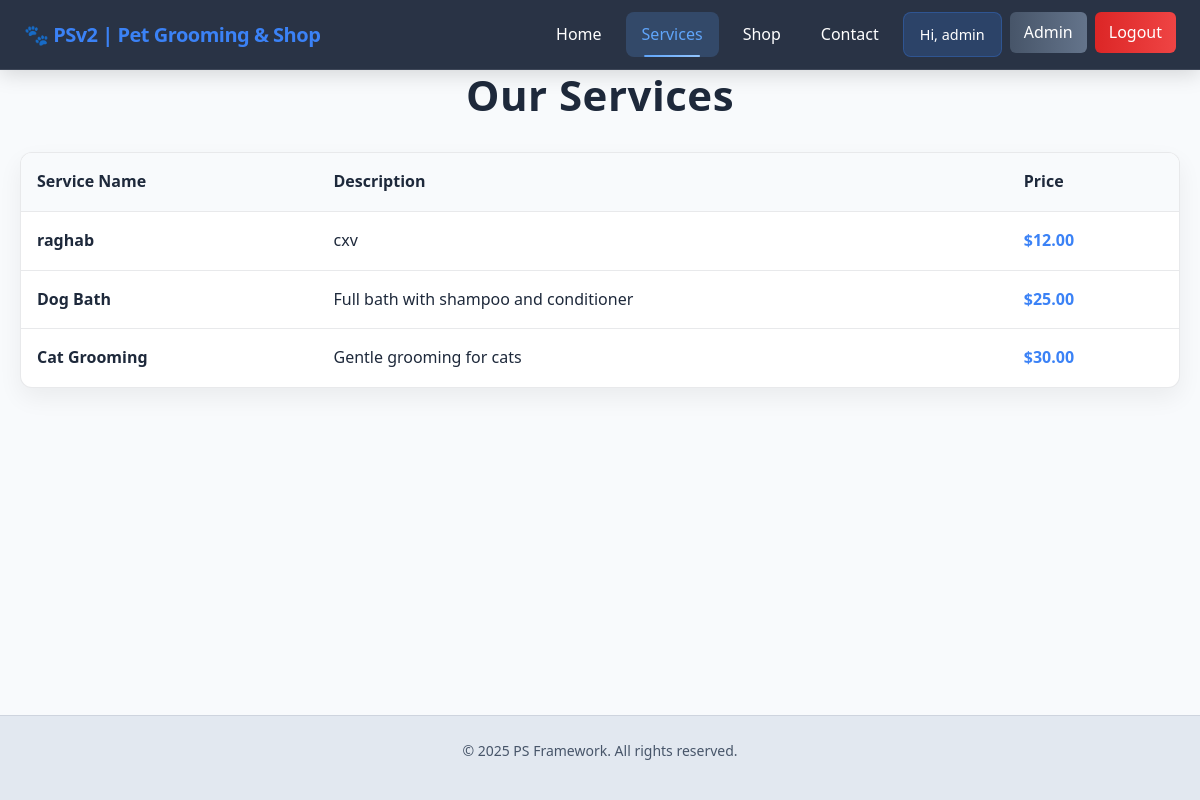
Page /services (signed in) on the committed database.
### app/models.py (models this page shows, shortened)
class User(UserMixin, db.Model):
    id = db.Column(db.Integer, primary_key=True)
    username = db.Column(db.String(80), unique=True, nullable=False)
    password = db.Column(db.String(200), nullable=False)
    role = db.Column(db.String(20), default='customer')

class Service(db.Model):
    id = db.Column(db.Integer, primary_key=True)
    name = db.Column(db.String(100), nullable=False)
    description = db.Column(db.Text)
    price = db.Column(db.Float)

### app/routes/services.py (the view)
@services_bp.route('/services')
def services_list():
    services = Service.query.all()
    return render_template('services.html', services=services)

### app/templates/services.html (shortened to what this page needs)
{% extends "base.html" %}
{% block content %}
<div class="page-header">
    <h1 class="page-title">Our Services</h1>
</div>
{% if services %}
    <div class="services-table">
        <table>
            <thead>
                <tr>
                    <th>Service Name</th>
                    <th>Description</th>
                    <th>Price</th>
                </tr>
            </thead>
            <tbody>
                {% for service in services %}
                <tr>
                    <td><strong>{{ service.name }}</strong></td>
                    <td>
                        {% if service.description %}
                            {{ service.description }}
                        {% else %}
                            <em style="color: var(--muted);">No description available</em>
                        {% endif %}
                    </td>
                    <td class="price">
                        {% if service.price %}
                            ${{ "%.2f"|format(service.price) }}
                        {% else %}
                            <em style="color: var(--muted);">Contact for pricing</em>
                        {% endif %}
                    </td>
                </tr>
                {% endfor %}
            </tbody>
        </table>
    </div>
{% else %}
    <div class="empty-state">
        <h2>No services available yet.</h2>
        <p>We're working on adding our service offerings. Please check back soon!</p>
    </div>
{% endif %}
{% endblock %}

### app/templates/base.html (shortened to what this page needs)
<!DOCTYPE html>
<html lang="en">
<head>
    <link rel="stylesheet" href="{{ url_for('static', filename='css/base.css') }}">
    <link rel="stylesheet" href="{{ url_for('static', filename='css/navbar.css') }}">
    <link rel="stylesheet" href="{{ url_for('static', filename='css/theme.css') }}">
</head>
<body>
    <nav class="navbar">
        <div class="nav-brand">
            <a href="/">🐾 PSv2 | Pet Grooming & Shop</a>
        </div>
        <ul class="nav-links" id="navLinks">
            <li><a href="/" class="{% if request.path == '/' %}active{% endif %}">Home</a></li>
            <li><a href="/services" class="{% if request.path == '/services' %}active{% endif %}">Services</a></li>
            <li><a href="{{ url_for('shop_bp.shop') }}" class="{% if request.path == url_for('shop_bp.shop') %}active{% endif %}">Shop</a></li>
            <li><a href="{{ url_for('contact_bp.contact') }}" class="{% if request.path == url_for('contact_bp.contact') %}active{% endif %}">Contact</a></li>
            {% if current_user.is_authenticated %}
                <li><span class="nav-greeting">Hi, {{ current_user.username }}</span></li>
                {% if current_user.role == 'admin' %}
                    <li><a href="{{ url_for('admin.dashboard') }}" class="admin-link">Admin</a></li>
                {% endif %}
                <li><a href="{{ url_for('auth_bp.logout') }}" class="logout-link">Logout</a></li>
            {% else %}
                <li><a href="{{ url_for('auth_bp.login') }}" class="{% if request.path == url_for('auth_bp.login') %}active{% endif %}">Login</a></li>
                <li><a href="{{ url_for('auth_bp.register') }}" class="{% if request.path == url_for('auth_bp.register') %}active{% endif %}">Register</a></li>
            {% endif %}
        </ul>
    </nav>
    <main class="main">
        <div class="container">
            <div class="page-content">
                {% block content %}{% endblock %}
            </div>
        </div>
    </main>
    <footer class="footer">
        <div class="footer-content">
            <p>&copy; 2025 PS Framework. All rights reserved.</p>
        </div>
    </footer>
</body>
</html>

### app/static/css/base.css (style rules this page uses)
* { margin: 0; padding: 0; box-sizing: border-box; }
:root { --bg-primary: #0f172a; --bg-secondary: #1e293b; --text-primary: #f1f5f9; --text-secondary: #cbd5e1; --accent: #93c5fd; --accent-hover: #60a5fa; --border: rgba(241, 245, 249, 0.1); --shadow: rgba(0, 0, 0, 0.25); --blur-bg: rgba(30, 41, 59, 0.9); --navbar-bg: rgba(30, 41, 59, 0.95); --brand-primary: #3b82f6; --brand-secondary: #1e40af; --brand-accent: #60a5fa; }
html { scroll-behavior: smooth; }
body { font-family: 'Segoe UI', Tahoma, Geneva, Verdana, sans-serif; background: var(--bg-primary); color: var(--text-primary); line-height: 1.6; min-height: 100vh; display: flex; flex-direction: column; }
h1, h2, h3, h4, h5, h6 { font-weight: 600; line-height: 1.2; margin-bottom: 0.5em; }
p { margin-bottom: 1em; }
a { color: var(--accent); text-decoration: none; transition: color 0.3s ease; }
.container { max-width: 1200px; margin: 0 auto; padding: 0 20px; }
.page-content { animation: fadeIn 0.6s ease-out; }
.footer { background: var(--bg-secondary); border-top: 1px solid var(--border); padding: 24px; text-align: center; margin-top: auto; }
.footer-content { max-width: 1200px; margin: 0 auto; color: var(--text-secondary); font-size: 14px; }
@media (prefers-color-scheme: light) { :root { --bg-primary: #f8fafc; --bg-secondary: #e2e8f0; --text-primary: #1e293b; --text-secondary: #475569; --accent: #3b82f6; --accent-hover: #2563eb; --border: rgba(30, 41, 59, 0.1); --shadow: rgba(0, 0, 0, 0.1); --blur-bg: rgba(248, 250, 252, 0.8); } }

### app/static/css/navbar.css (style rules this page uses)
.navbar { position: fixed; top: 0; left: 0; right: 0; z-index: 1000; background: rgba(30, 41, 59, 0.95); backdrop-filter: blur(12px); border-bottom: 1px solid rgba(241, 245, 249, 0.1); box-shadow: 0 4px 20px rgba(0, 0, 0, 0.15); padding: 0 24px; height: 70px; display: flex; align-items: center; justify-content: space-between; transition: all 0.3s ease-in-out; }
.nav-brand { font-size: 20px; font-weight: 700; color: #ffffff; text-decoration: none; letter-spacing: -0.025em; transition: color 0.3s ease; display: flex; align-items: center; gap: 8px; }
.nav-links { display: flex; list-style: none; gap: 8px; margin: 0; padding: 0; }
.nav-links li { position: relative; }
.nav-links a { display: block; padding: 10px 16px; text-decoration: none; color: #ffffff; font-weight: 500; border-radius: 8px; transition: all 0.25s ease; position: relative; overflow: hidden; }
.nav-links a.active { color: #60a5fa; background: rgba(96, 165, 250, 0.2); position: relative; }
.nav-links a.active::after { content: ''; position: absolute; bottom: 0; left: 50%; transform: translateX(-50%); width: 60%; height: 2px; background: linear-gradient(90deg, #60a5fa, #93c5fd); border-radius: 1px; animation: underlineSlide 0.3s ease-out; }
.admin-link { background: linear-gradient(90deg, #475569, #64748b) !important; color: #ffffff !important; padding: 8px 14px !important; border-radius: 6px !important; font-weight: 500 !important; transition: all 0.3s ease !important; }
.logout-link { background: linear-gradient(90deg, #dc2626, #ef4444) !important; color: #ffffff !important; padding: 8px 14px !important; border-radius: 6px !important; font-weight: 500 !important; transition: all 0.3s ease !important; }
.nav-greeting { display: block; padding: 10px 16px; color: #ffffff; font-weight: 500; font-size: 0.9rem; background: rgba(59, 130, 246, 0.2); border-radius: 8px; border: 1px solid rgba(59, 130, 246, 0.3); white-space: nowrap; }
.main { padding-top: 70px; transition: padding-top 0.3s ease-in-out; }

### app/templates/services.html (style rules this page uses)
.page-header { text-align: center; margin-bottom: 32px; }
.page-title { font-size: clamp(28px, 5vw, 42px); letter-spacing: 0.5px; margin: 0 0 12px; }
.services-table { background: linear-gradient(180deg, rgba(255,255,255,0.04), rgba(255,255,255,0.02)); border: 1px solid var(--border); border-radius: 12px; overflow: hidden; box-shadow: 0 10px 30px rgba(0,0,0,0.35); }
.services-table table { width: 100%; border-collapse: collapse; }
.services-table th, .services-table td { padding: 16px; text-align: left; border-bottom: 1px solid var(--border); }
.services-table th { background: rgba(255,255,255,0.05); font-weight: 600; color: var(--text); }
.services-table tr:last-child td { border-bottom: none; }
.price { font-weight: 600; color: var(--accent); }
@media (prefers-color-scheme: light) { .services-table, .empty-state { background: #fff; box-shadow: 0 10px 24px rgba(2,6,23,0.06); } }
@media (prefers-color-scheme: light) { .services-table th { background: #f8fafc; } }

### rows in the picture
User: username "admin"
Service: name "raghab", description "cxv", price "12.00"
Service: name "Dog Bath", description "Full bath with shampoo and conditioner", price "25.00"
Service: name "Cat Grooming", description "Gentle grooming for cats", price "30.00"
